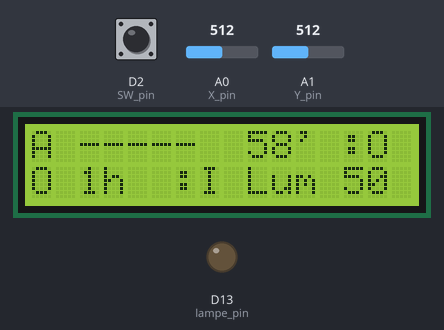
The sketch below on a simulated Arduino Nano 33 IoT. Shown: 16×2 character LCD, output pins drawn as LEDs (lit = HIGH). Dashed ring = blinking. Inputs (shaded band) come from the test bench; at power-on: A0 (X_pin) = 512, D2 (SW_pin) HIGH, A1 (Y_pin) = 512. What the sketch prints to the serial monitor is not drawn.

Above: at 1.2 s.
1.3 s: A0 (X_pin) set to 860
At 2.4 s:
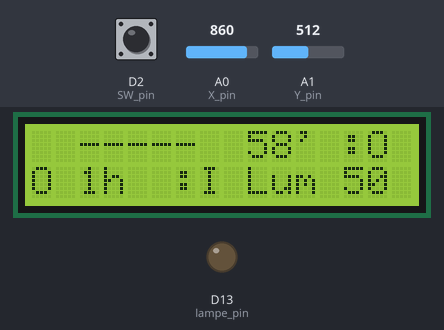
4.3 s: D2 (SW_pin) pulled LOW for 0.15 s
At 4.6 s:
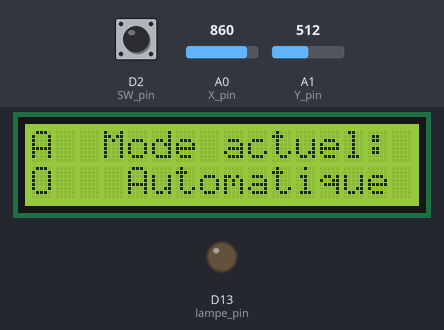
5.9 s: A1 (Y_pin) set to 161
7.4 s: A1 (Y_pin) set to 140
At 8.5 s:
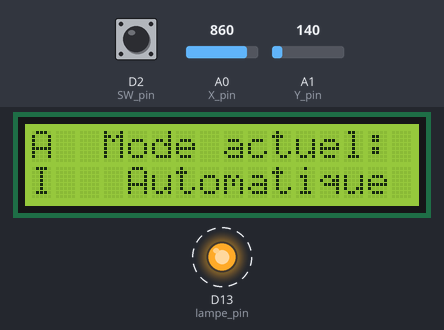
9.1 s: D2 (SW_pin) pulled LOW for 1 s
At 9.9 s:
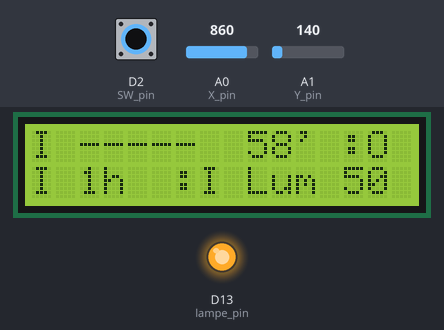
12.0 s: A1 (Y_pin) set to 306
Timing chart, 0 to 14.9 s (numbered marks = the images above; inputs shaded):
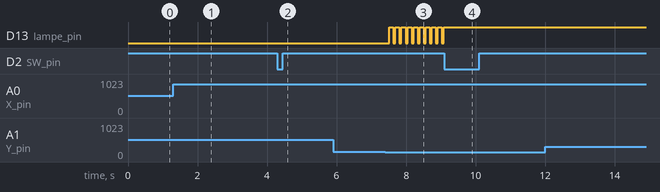

The sketch:

batisseurs_projet_1_0.ino
```cpp
#include <LiquidCrystal.h>//écran LCD

// initialize the library with the numbers of the interface pins
LiquidCrystal lcd(7, 8, 9, 10, 11, 12); //pins utilisés (?)


//Variables pour le joystick:
bool inputs[5]={false,false,false,false,false}; //haut, bas, droite, gauche, boutton
bool input_zero=false; //indique si on est passé par 0 (uniquement pour la fonction majinput()
bool input_sw_zero=false; //de mme pour le bouton
unsigned long dateappui; //détecte un long appui (enregistre supermillis())
const int tempsmax = 1500;//temps avant répétition de l'appui
const int SW_pin = 2; // digital pin connected to switch output
const int X_pin = A0; // analog pin connected to X output
const int Y_pin = A1; // analog pin connected to Y output

//Gestion du programme
int modes[4]={0,0,1,2};//mode actuel, 3 modes programmés --> 0=auto, 1=off, 2=on
int modeactif=-1; //mode en cours de réglage --> -1=rien, 0;1;2;3=modes0,1,2,3, 4=réglage luminosité
int reglagetype=-1; //-1=juste séléctionné, 0=mode/lum_min, 1=heures/lum_max, 2=minutes
unsigned long modes_date[3]={1,3500000,6000000};//date d'activation des modes
bool lampe=false;
int lum_min=30;//points de luminosité critique où la lampe s'éteint / s'allume (mode auto)
int lum_max=60;
int lum=50;//luminosité
const int lampe_pin=13;

void setup(){
  pinMode(SW_pin, INPUT);
  pinMode(lampe_pin, OUTPUT);
  digitalWrite(SW_pin, HIGH);
  lcd.begin(16,2);//16 colonnes, 2 lignes
  lcd.setCursor(0,0);//colonne 0, ligne 0
  lcd.print("                ");//vide l'écran sur la ligne 1
  Serial.begin(9600);
  Serial.println("hallo");
}

void loop(){
  majinput();
//  Serial.print(modes_date[0]);Serial.print(", ");Serial.print(modes_date[1]);Serial.print(", ");Serial.print(modes_date[2]);Serial.print(" .   ");/**/
  if (reglagetype==-1){
    if(inputs[2]){modeactif++;}
    if(inputs[3]){modeactif-=1;}
    if(modeactif==-2){modeactif=4;}
    if(modeactif==5){modeactif=0;}
    if (inputs[4] && modeactif!=-1){
      reglagetype=0;
      if(modeactif!=0){if(modes_date[modeactif-1]<millis()){modes_date[modeactif-1]=millis()+60000;}}
    }
  }
  else{
    if(inputs[2]){reglagetype++;}
    if(inputs[3]){reglagetype--;}
      if(modeactif==0){reglagetype=0;}
      else{if(modeactif==4){
        if(reglagetype==-1){reglagetype=1;}
        if(reglagetype==2){reglagetype=0;}}
      else{
        if(reglagetype==-1){reglagetype=3;}
        if(reglagetype==4){reglagetype=0;}}}
    if (inputs[4]){reglagetype=-1;}
  }
  if(reglagetype!=-1 && modeactif!=-1){
    if(inputs[0]){
      if(modeactif==4){if(reglagetype==0){lum_min++;}else{lum_max++;}}
      else{
        if(reglagetype==0){modes[modeactif]++;if(modes[modeactif]==3){modes[modeactif]=0;}}
        if(reglagetype==1){modes_date[modeactif-1]+=3600000;}
        if(reglagetype==2){modes_date[modeactif-1]+=60000;}
        if(reglagetype==3){modes_date[modeactif-1]+=1000;}
      }
    }
    if(inputs[1]){
      if(modeactif==4){if(reglagetype==0){lum_min--;}else{lum_max--;}}
      else{
        unsigned long a=modes_date[modeactif-1]-millis();
        if(reglagetype==0){modes[modeactif]--;if(modes[modeactif]==-1 && modeactif==0){modes[modeactif]=0;}}
        if(reglagetype==1){modes_date[modeactif-1]-=3600000;}
        if(reglagetype==2){modes_date[modeactif-1]-=60000;}
        if(reglagetype==3){modes_date[modeactif-1]-=1000;}
      //  if(a<modes_date[modeactif-1]-millis()){modes_date[modeactif-1]=millis();}
      }
    }
  }
  for (int i=0; i<3; i++){
    if(modes_date[i]<millis() && modes[i+1]!=-1){
      modes[0]=modes[i+1];
      modes[i+1]=-1;
    }
  }
  if(modes[0]==1){lampe=false;}
  if(modes[0]==2){lampe=true;}
  if(modes[0]==0){
    if(lum>lum_max){lampe=false;}
    if(lum<lum_min){lampe=true;}
  }
  digitalWrite(lampe_pin, lampe);
  //Serial.println(modeactif);
  majaffiche();
  delay(50);
/**/}

void majinput(){
  inputs[0]=false;inputs[1]=false;inputs[2]=false;inputs[3]=false;inputs[4]=false;//={false,false,false,false,false};
  if (digitalRead(SW_pin)==0){
    if (input_sw_zero){
      inputs[4]=true;
      input_sw_zero=false;
      //Serial.println("a");
    }
  }
  else{
    input_sw_zero=true;
    //Serial.println("b");
  }
 // Serial.print("2: ");
  //affiche();
  int X=analogRead(X_pin);
  int Y=analogRead(Y_pin);
  if (300<X && X<700 && 300<Y && Y<700){
    input_zero=true;
    dateappui=0b1000000000000000000000000000000;
    //Serial.println("a");
  }
  else{if (input_zero || millis()-dateappui>tempsmax){
    //Serial.println("b");
    if(Y<150){inputs[0]=true;}
    else{if(Y>850){inputs[1]=true;}
    else{if(X<150){inputs[3]=true;}
    else{if(X>850){inputs[2]=true;}}}}
    if (input_zero){dateappui=millis();}
    input_zero=false;
  }
  }
 // Serial.print(Y);
  //Serial.print(", ");
  //Serial.println(input_zero);
}
void majaffiche(){
  /*Serial.print(inputs[0]);
  Serial.print(", ");
  Serial.print(inputs[1]);
  Serial.print(", ");
  Serial.print(inputs[2]);
  Serial.print(", ");
  Serial.print(inputs[3]);
  Serial.print(", ");
  Serial.println(inputs[4]);*/
  lcd.setCursor(0,0);lcd.print("                ");lcd.setCursor(0,1);lcd.print("                ");
  lcd.setCursor(0,0);
  if(modes[0]==0){lcd.print("A");}
  if(modes[0]==1){lcd.print("O");}
  if(modes[0]==2){lcd.print("I");}
  lcd.setCursor(0,1);
  if(lampe){lcd.print("I");}
  else{lcd.print("O");}

  lcd.setCursor(2,0);
  if(modeactif==-1 || reglagetype==-1){
    int a,b;
    for (int i=0; i<3; i++){
      if(i==0){a=2;b=0;}
      if(i==1){a=9;b=0;}
      if(i==2){a=2;b=1;}
      lcd.setCursor(a,b);
      if(modes[i+1]==-1){lcd.print("----- ");}else{
      if ((modes_date[i]-millis())>3600000){
        lcd.print(int((modes_date[i]-millis())/3600000));
        lcd.print("h");
      }
      else{if ((modes_date[i]-millis())>60000){
        lcd.print(int((modes_date[i]-millis())/60000));
        lcd.print("'");}
      else{
        lcd.print(int((modes_date[i]-millis())/1000));
        lcd.print('"');
      }}
      lcd.setCursor(a+4,b);lcd.print(":");
      if(modes[i+1]==0){lcd.print("A");}
      if(modes[i+1]==1){lcd.print("O");}
      if(modes[i+1]==2){lcd.print("I");}
      lcd.print(" ");
    }}

    lcd.setCursor(9,1);
    lcd.print("Lum ");
    lcd.print(lum);
  }//fin de l'affichage de base
  //object select. clignote
  if (modeactif!=-1 && reglagetype==-1){
    if (modeactif==0){lcd.setCursor(0,0);}
    if (modeactif==1){lcd.setCursor(2,0);}
    if (modeactif==2){lcd.setCursor(9,0);}
    if (modeactif==3){lcd.setCursor(2,1);}
    if (modeactif==4){lcd.setCursor(9,1);}
    if (millis()%1000<500){                //modifier ici la fréquence
      if(modeactif==0){lcd.print(" ");}
      else{lcd.print("       ");}
    }
  }
  //réglages
  if(modeactif!=-1 && reglagetype!=-1){
    if(modeactif==4){
      lcd.setCursor(3,0);
      lcd.print("L-min: ");
      if(reglagetype==1 || millis()%700<500){lcd.print(lum_min);}
      lcd.setCursor(2,1);lcd.print(lum);
      lcd.setCursor(6,1);
      lcd.print("L-max: ");
      if(reglagetype==0 || millis()%700<500){lcd.print(lum_max);}
    }
    else{
      lcd.setCursor(3,0);
      //lcd.print("Mode ");
      if(modeactif==0){
        lcd.print("Mode actuel: ");
        lcd.setCursor(4,1);
        if(modes[modeactif]==0){lcd.print("Automatique");}
        if(modes[modeactif]==1){lcd.print("Manuel - OFF");}
        if(modes[modeactif]==2){lcd.print("Manuel - ON");}
      }
      else{
        lcd.print("Programme ");lcd.print(modeactif);
        lcd.setCursor(3,1);
        if (reglagetype!=0 || millis()%700<500){
          if(modes[modeactif]==0){lcd.print("A");}
          if(modes[modeactif]==1){lcd.print("O");}
          if(modes[modeactif]==2){lcd.print("I");}
        }else{lcd.print(" ");}  //if (modeactif!=0){}
        lcd.print("- ");
        lcd.setCursor(6,1);
        if(reglagetype!=1 || millis()%700<500){
          lcd.print(int((modes_date[modeactif-1]-millis())/3600000));
          lcd.print("h");}
        lcd.setCursor(10,1);
        if(reglagetype!=2 || millis()%700<500){
          lcd.print(int((modes_date[modeactif-1]-millis())/60000)%60);
          lcd.print("'");}
        lcd.setCursor(13,1);
        if(reglagetype!=3 || millis()%700<500){
          lcd.print(int((modes_date[modeactif-1]-millis())/1000)%60);
          lcd.print('"');}
      }
    }
  }

}
```

Measured:
- the behaviour switches between 150 and 149 on A1 (Y_pin) (found by bisection; images 2 and 3)
- after the input at 1.3 s, the display: changes after 0.07 s (image 1)
- after the input at 4.3 s, the display: changes at once (image 2)
- after the input at 5.9 s, every drawn part: stays the same
- after the input at 7.4 s, D13 (lampe_pin): alternates HIGH for 0.12 s and LOW for 0.06 s, starting after 0.12 s; the display: first changes after 0.07 s (image 3 shows a later state)
- after the input at 9.1 s, D13 (lampe_pin): stops changing and stays HIGH; the display: first changes after 0.06 s (image 4 shows a later state)
- what the display in image 1 shows lasts 0.5 s, from 2.0 s to 2.5 s
